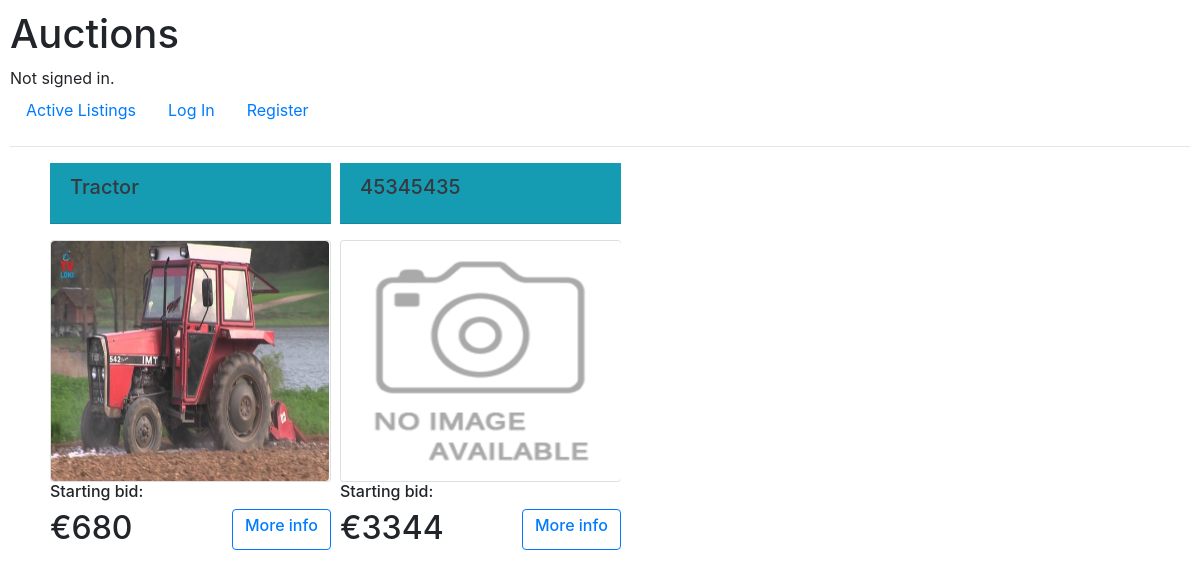
/, run on an earlier commit of the app's database.
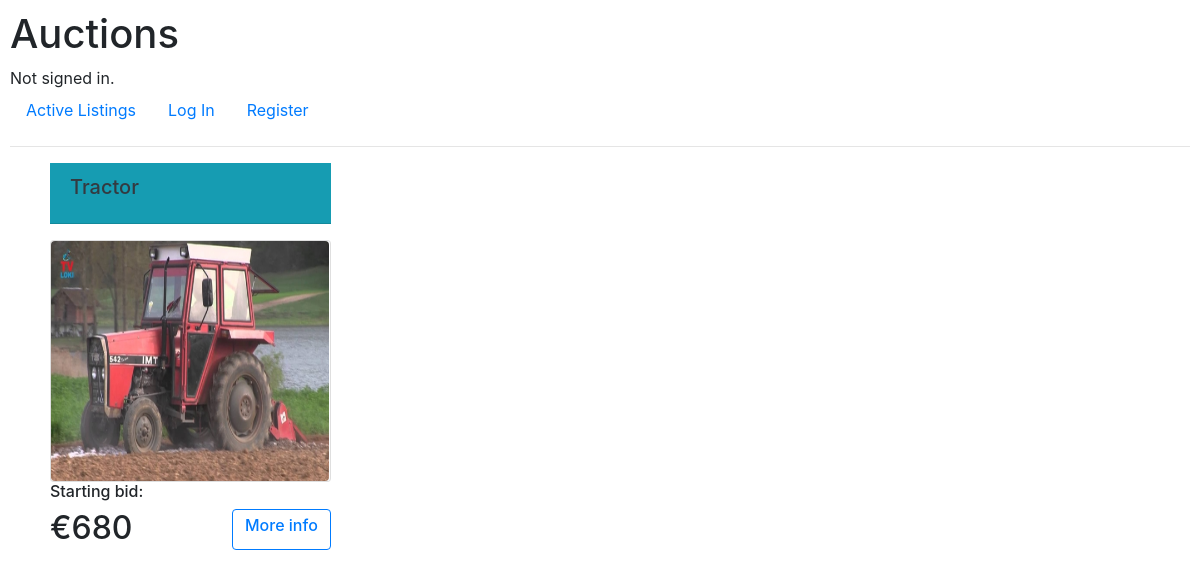
And on a later commit of the database.
### auctions/models.py (models this page shows, shortened)
class Auction(models.Model):
    seller = models.ForeignKey(User, on_delete=models.CASCADE, related_name='bidder')
    title = models.CharField(max_length=60)
    subtitle = models.CharField(max_length=1200)
    start_bit = models.IntegerField()
    image = ResizedImageField(size=[500, 500], quality=100, null=True, blank=True, upload_to="images/")
    data = models.DateTimeField(auto_now=True)
    select_category = models.ForeignKey(Category, on_delete=models.CASCADE, related_name='categories', default=None)
    status = models.CharField(max_length=7, choices=STATUS, default='active')

### auctions/views.py (the view)
# urls.py: path("", views.index, name="index"),
def index(request):
    user_id = request.user
    lists = Auction.objects.filter(status="active")
    if user_id.is_authenticated:
        count = Watchlist.objects.filter(user_id=user_id).count()
        return render(request, "auctions/index.html", {
            'lists': lists,
            'count': count
        })
    return render(request, "auctions/index.html", {
        'lists': lists,
    })

### auctions/templates/auctions/index.html
{% extends "auctions/layout.html" %}
{% load static %}
{% block body %}
    <div style="display: grid; grid-template-columns: 25% 25% 25% 25%; padding-left: 20px; ">
        {% for list in lists %}
            <div style="padding-left: 20px; width: 18.8rem; padding-bottom: 80px">
                <div class="card-title text-dark bg-info mb-3">
                      <div class="card-header">
                        <h5 class="card-title">{{ list.title }}</h5>
                      </div>
                </div>
                <div class="card">
                    {% if list.image %}
                        <img src="{{ list.image.url }}" class="rounded" style="width: 17.4rem; height: 15rem">
                    {% else %}
                        <img src="{% static 'auctions/images/default.png' %}" class="rounded" style="width: 17.5rem; height: 15rem">
                    {% endif %}
                </div>
                <h6>Starting bid:</h6><h2> €{{ list.start_bit }}
                <div class="btn btn-outline-primary"  style="float: right;"><h6><a href="{% url 'item' list.id %}">{{ item }}More info</a></h6></div> </h2>
            </div>
            {% endfor %}
     </div>
{% endblock %}

What changed in the data, as far as the page shows it:
removed Auction: title "45345435", start_bit "3344"
